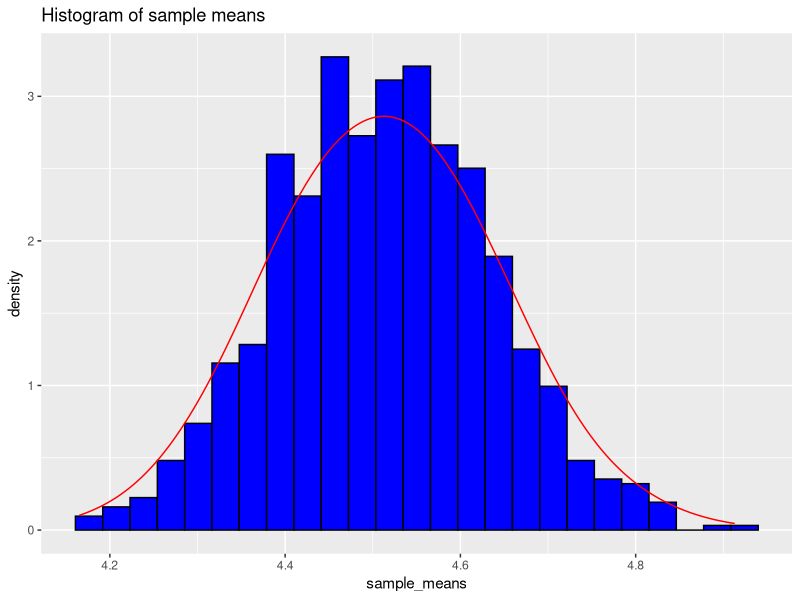

Generate this figure with R:
## ---- chunk 1
library(tidyverse)
library(lubridate)
## ---- chunk 2
lambda <- 0.2   #rate
n <- 40         # sample size
B <- 1000       # number of simulations

f <- rexp(n, rate = lambda)  # given function

#Performing 1000 simulations
simulation <- replicate(B,{
             sample(f, B, replace = TRUE)
              
              
})

# generating comparision table
compare <- matrix(c(mean(simulation), 1/lambda,
                  sd(simulation),  1/lambda,
                  mean(apply(simulation,1,var)),var(f)),                      ncol = 3
)
colnames(compare) <- c("mean","sd", "var")
rownames(compare) <- c("practical", "theoritical")
as.table(compare)

sample_means <-(apply(simulation,1,mean))
df <- as.data.frame(sample_means)
## ---- chunk 3
#plotting histogram for simulation using ggplot
df %>% ggplot(aes(sample_means, ..density..)) + 
       geom_histogram(bins = 25, color = "black", fill = "blue") + geom_density(color = "red", bw = 0.06) +
  ggtitle("Histogram of sample means")
